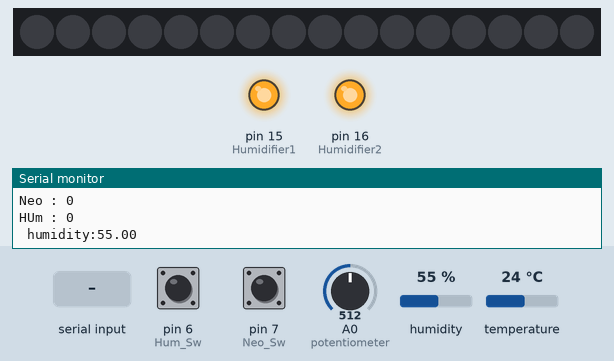
The sketch below on a simulated Arduino Leonardo, built with avr-gcc and run on an emulated ATmega32U4. Shown: 16 RGB LEDs in strip order, left to right, output pins drawn as LEDs (lit = HIGH), the last lines printed to the serial monitor. The inputs (shaded band) are chosen by the test bench; at power-on: A0 (potentiometer) = 512, pin 7 (Neo_Sw) HIGH, pin 6 (Hum_Sw) HIGH, humidity 55 %, temperature 24 °C. Dim RGB values are drawn brighter than linear.

Above: at 1.2 s.
1.3 s: "N90\n" received over the second serial link
At 2.0 s:
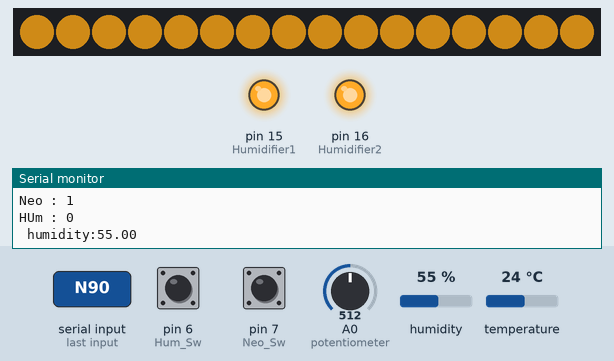
2.8 s: A0 (potentiometer) set to 6
At 4.1 s:
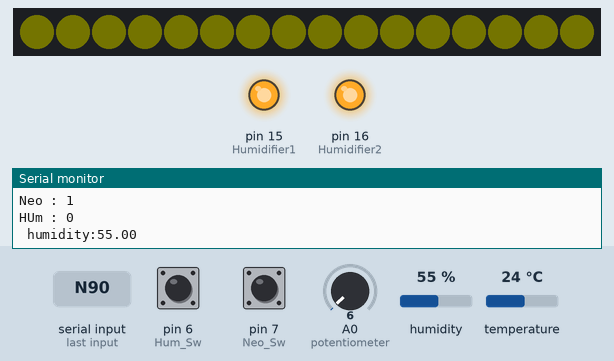
4.4 s: "r,45\n" received over the second serial link
At 5.2 s:
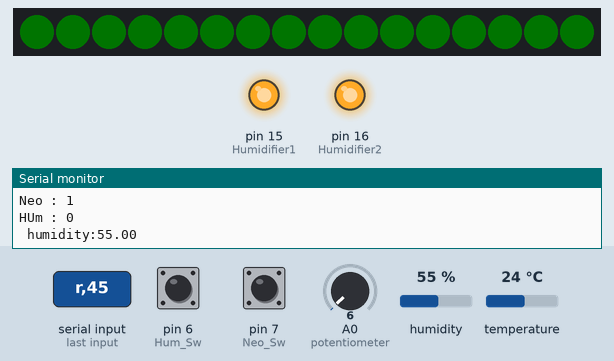
5.9 s: pin 7 (Neo_Sw) pulled LOW for 0.15 s
At 7.2 s:
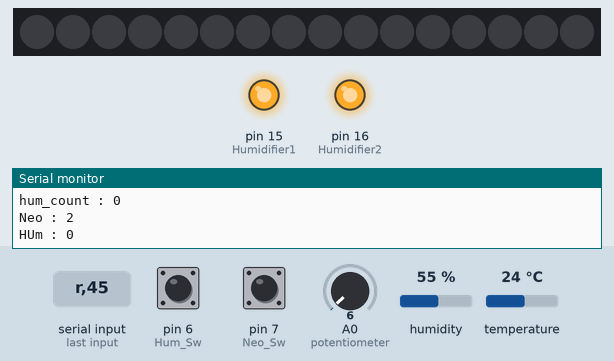
7.5 s: pin 6 (Hum_Sw) pulled LOW for 0.15 s
At 8.2 s:
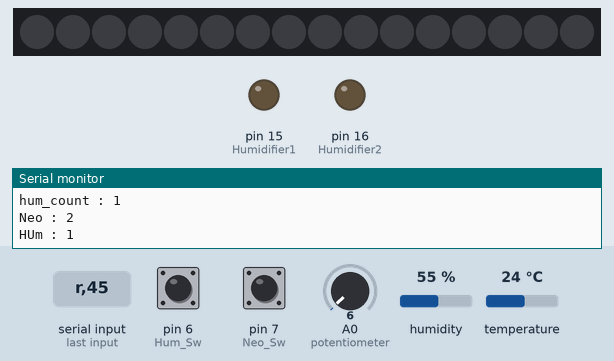
9.1 s: "N,45\n" received over the second serial link
At 9.9 s:
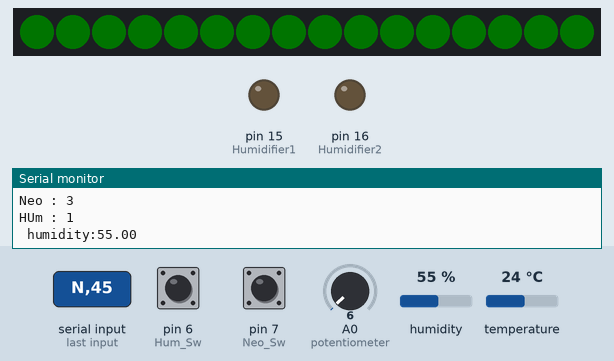
Timing chart, 0 to 11.6 s (numbered marks = the images above; inputs shaded):
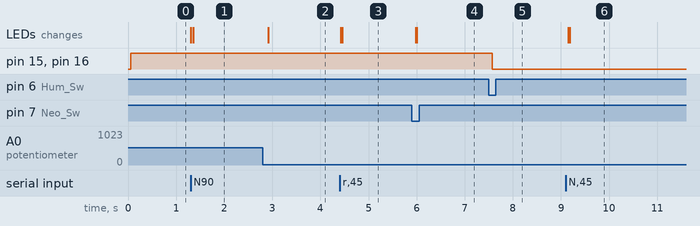

Measured:
- after the input at 1.3 s, the LEDs: first change at once (image 1 shows a later state)
- after the input at 2.8 s, the LEDs: change after 0.12 s (image 2)
- after the input at 4.4 s, the LEDs: first change at once (image 3 shows a later state)
- after the input at 5.9 s, the LEDs: first change after 0.08 s (image 4 shows a later state)
- after the input at 7.5 s, pin 15 (Humidifier1), pin 16 (Humidifier2): HIGH → LOW after 0.07 s
- after the input at 9.1 s, the LEDs: first change after 0.05 s (image 6 shows a later state)

The sketch:

Micro_Final_8.ino
```cpp
#include <Adafruit_NeoPixel.h>
#include <DHT11.h>
#define PIN 5                  //data out이 연결된 핀 번호
#define NUM_LEDS 16            // 네오픽셀 LED 갯수
#define Neo_Sw 7               // 네오픽셀 on / off 스위치
#define Hum_Sw 6               // 가습기 on / off 스위치
#define Humidifier1 15
#define Humidifier2 16
#define DHTPIN  14             // DHT핀을 16번으로 정의한다(DATA핀)
#define DHTTYPE DHT11          // DHT타입을 DHT11로 정의한다

Adafruit_NeoPixel pixels = Adafruit_NeoPixel(NUM_LEDS, PIN, NEO_GRB + NEO_KHZ800);

int potentiometer = A0;         // 가변저항을 A0핀으로 설정

int Sw_count = 0;               // 스위치 눌린 횟수 카운트
int switchState = 0;            // 현재 스위치 상태
int lastSwitchState = 0;        // 지난 스위치 상태

int Hum_count = 0;
int switchState_Hum = 0;
int lastHumSwitchState = 0;

float temp, humi;

DHT11 dht(DHTPIN);        // DHT설정 - dht (디지털14, dht11)

void setup() {
  Serial.begin(9600);
  Serial1.begin(9600);

  pixels.begin();         //네오픽셀 사용설정
  pixels.setPixelColor(0, pixels.Color(0,0,0));//네오픽셀 초기설정
  pixels.show();          //네오픽셀 설정 적용

  pinMode(Neo_Sw, INPUT_PULLUP);  // 풀업저항 스위치
  pinMode(Hum_Sw, INPUT_PULLUP);  // 풀업저항 스위치
  pinMode(Humidifier1, OUTPUT);    // 가습기
  pinMode(Humidifier2, OUTPUT);
}

int red = 234, green = 156, blue = 26; // 네오픽셀 초기값
int count20 = 0; // 습도 설정이 여러번 눌려서 실행이 여러번 되는 것을 방지
int count30 = 0;
int count50 = 0;
bool state20 = false;   // 습도예약을 위한 상태
bool state30 = false;   // 습도예약을 위한 상태
bool state50 = false;   // 습도예약을 위한 상태

void loop() {
 int pmValue = analogRead(potentiometer);  // pmValue는 가변저항값 변수
 pmValue = map(pmValue, 0, 1023, 0, 255);  // 가변저항값 변경

 checkNeoSwitch(); checkHumSwitch();
 Serial.print("Neo : ");
 Serial.println(Sw_count);
 Serial.print("HUm : ");
 Serial.println(Hum_count);
  int err;
  //float humi;
  if((err=dht.read(humi, temp))==0)         //온도, 습도 읽어와서 표시
  {
    Serial.print(" humidity:");
    Serial.print(humi);
    Serial.println();
  }
  delay(1);

 if(Serial1.available() > 0){
    for(int i = 0; i < 3; i++){
        char c = Serial1.read();  // 블루투스로 받은 문자
        Serial.println(c);
        if(c == 'N') {  Sw_count++;  }  // 네오픽셀 카운트+
        if(c == 'H') {  Hum_count++; }  // 가습기 카운트+
        if(c == 'r') { red = Serial1.parseInt(); }  // r색상 저장
        if(c == 'g') { green = Serial1.parseInt(); }// g색상 저장
        if(c == 'b') { blue = Serial1.parseInt(); } // b색상 저장

        if(c == 'z') {  // 저장된 색상 불러오기
          for(int i = 0; i < 3; i++){
            char d = Serial1.read();
            Serial.println(d);
            if(d == 'r') { red = Serial1.parseInt(); }
            if(d == 'g') { green = Serial1.parseInt(); }
            if(d == 'b') { blue = Serial1.parseInt(); }
          }
         }

        if(c == 'A') {
          if(humi < 20) {   // 습도20% 예약
            state20 = true;
            count20++;

          }
        }
        if(c == 'B') {
          if(humi < 30) {   // 습도30% 예약
            state30 = true;
            count30++;
          }
        }
        if(c == 'C') {
          if(humi < 50) {   // 습도50% 예약
            state50 = true;
            count50++;
          }
        }
    }
  }
    // 네오픽셀
    if(Sw_count % 2 == 1 && Sw_count >= 1){    // 스위치 눌린 횟수가 1이상의 홀수
        colorWipe(pixels.Color(red, green, blue), 1);
        pixels.setBrightness(pmValue);         // 가변저항값에 따라 밝기 조절
    }
    else{  colorWipe(pixels.Color(0, 0, 0), 1);  }
    Serial.print("Sw_count : ");
    Serial.println(Sw_count);

    // 가습기
    if(Hum_count % 2 == 1 && Hum_count >= 1){  digitalWrite(Humidifier1, LOW); digitalWrite(Humidifier2, LOW);   }
    else{  digitalWrite(Humidifier1, HIGH); digitalWrite(Humidifier2, HIGH);  }
    Serial.print("hum_count : ");
    Serial.println(Hum_count);

 if(count20 % 2 == 0) state20 = false;
 if(count30 % 2 == 0) state30 = false;
 if(count50 % 2 == 0) state50 = false;

  // 가습기 예약 상태 체크, 실행
 if(state20 == true){
    if(Hum_count % 2 == 1){
      if(humi >= 20){ state20 = false; Hum_count = 0; } }
      else if( Hum_count % 2 == 0 ) { Hum_count++; }
  }
  if(state30 == true){
    if(Hum_count % 2 == 1){
      if(humi >= 30){ state30 = false; Hum_count = 0; } }
      else if( Hum_count % 2 == 0 ) { Hum_count++;}
  }

  if(state50 == true){
    if(Hum_count % 2 == 1){
    if(humi >= 50){ state50 = false; Hum_count = 0; } }
    else if( Hum_count % 2 == 0 ) { Hum_count++; }
  }


}

void colorWipe(uint32_t c, uint8_t wait) {  // led를 차례대로 켜는 함수
  for(uint16_t i=0; i<16; i++) {
      pixels.setPixelColor(i, c);
      pixels.show();
      delay(1);                             // 딜레이가 매우적으므로 한번에 켜지는 것 처럼 보임
  }
}
void checkNeoSwitch(){                          // 스위치가 눌린 횟수를 체크하는 함수
  switchState = digitalRead(Neo_Sw);            // 현재 스위치 상태에 버튼 상태 저장
  if(switchState != lastSwitchState) {          // 현재 스위치 상태와 이전 상태가 다르면
     if(switchState == LOW)                     // 현재 스위치가 눌렸으면
        Sw_count++;                             // 스위치 카운트를 늘려줌
  }
  lastSwitchState = switchState;                // 현재 스위치 상태를 이전 스위치 상태에 저장
 }

 void checkHumSwitch(){                         // 스위치가 눌린 횟수를 체크하는 함수
  switchState_Hum = digitalRead(Hum_Sw);        // 현재 스위치 상태에 버튼 상태 저장
  if(switchState_Hum != lastHumSwitchState) {   // 현재 스위치 상태와 이전 상태가 다르면
     if(switchState_Hum == LOW)                 // 현재 스위치가 눌렸으면
        Hum_count++;                            // 스위치 카운트를 늘려줌
  }
  lastHumSwitchState = switchState_Hum;         // 현재 스위치 상태를 이전 스위치 상태에 저장
 }
```
